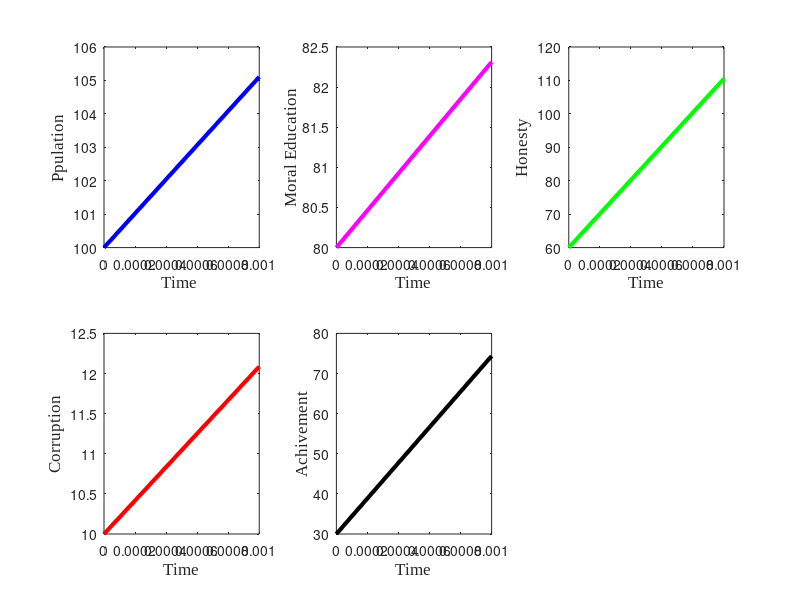

Reproduce this figure in MATLAB.
clear all
clc
 
%parameters
% 
% a=.09602;
%  b=.01691;
% p=.00729;


a=30;
% k=10000;
b=25;

gamma=4;
lamda=3;
mu1=4;
mu2=4;
ro1=6;
ro2=4;

 
%Functions and Analysis
% Pdot=a*y(1)-b*y(2);
% Mdot=b*y(2)-gamma*y(3)-lamda*y(4);
% Hdot=gamma*y(3)-mu1*y(4)*y(3)+ mu2*y(4)*y(3);
% Cdot=lamda*y(4)+mu1*y(4)*y(3)-mu2*y(4)*y(3);
% Adot=Hdot-Cdot;


%~~~~~~~~~~~~~~~~~~~~~~~~~~~~~~~~~~~~~~~~~~~~~~~~~~~~~~~~~~~~~~~~~~~~~~~
% Model
%~~~~~~~~~~~~~~~~~~~~~~~~~~~~~~~~~~~~~~~~~~~~~~~~~~~~~~~~~~~~~~~~~~~~~~~


% F=@(t,y)[a*y(1)-b*y(1)*y(2);b*y(1)*y(2)-p*y(2)*y(3);p*y(2)*y(3)];   *(1-(y(1)/k))

F=@(t,y)[a*y(1)+b*y(2);...
    b*y(2)+gamma*y(3)-lamda*y(4);...
    (gamma*y(3)+mu1*y(4)*y(3)+ro1*y(3)*y(5))*2- mu2*y(4)*y(3);...
    lamda*y(4)-mu1*y(4)*y(3)+ro2*y(4)*y(5)+ mu2*y(4)*y(3);...
    (ro1*y(3)*y(5))*2-ro2*y(4)*y(5)];
%     gamma*y(3)-mu1*y(4)*y(3)+ mu2*y(4)*y(3)-lamda*y(4)+mu1*y(4)*y(3)-mu2*y(4)*y(3)];

tspan = [0:.001:1];
initials = [100 80 60 10 30];
[tspan, yval] = ode45(F, tspan, initials);

%ploting
 
figure(1)
subplot(2,3,1)
plot(tspan,yval(:,1),' b','LineWidth',3)
xlabel('Time ','FontName', 'Times New Roman', 'fontsize', 12)
ylabel('Ppulation', 'FontName', 'Times New Roman', 'fontsize', 12)
% title('Integrity', 'FontName', 'Times New Roman', 'fontsize', 12)
subplot(2,3,2)
% figure(2)
plot(tspan,yval(:,2),'m','LineWidth',3)
xlabel('Time','FontName', 'Times New Roman', 'fontsize', 12)
ylabel('Moral Education', 'FontName', 'Times New Roman', 'fontsize', 12)
% title('With absorber', 'FontName', 'Times New Roman', 'fontsize', 12)
% subplot(1,3,3)
% plot(tspan,yval(:,3),'b','LineWidth',3)
% xlabel('Time','FontName', 'Times New Roman', 'fontsize', 12)
% ylabel('Honesty', 'FontName', 'Times New Roman', 'fontsize', 12)
% title('With absorber', 'FontName', 'Times New Roman', 'fontsize', 12)

% figure(2)
subplot(2,3,3)
plot(tspan,yval(:,3),'g','LineWidth',3)
xlabel('Time','FontName', 'Times New Roman', 'fontsize', 12)
ylabel('Honesty', 'FontName', 'Times New Roman', 'fontsize', 12)
subplot(2,3,4)
% figure(4)
plot(tspan,yval(:,4),'r','LineWidth',3)
xlabel('Time','FontName', 'Times New Roman', 'fontsize', 12)
ylabel('Corruption', 'FontName', 'Times New Roman', 'fontsize', 12)
% title('Energy production', 'FontName', 'Times New Roman', 'fontsize', 12)
% subplot(1,2,2)
% plot(tspan,yval(:,5),'g','LineWidth',3)
% xlabel('Time','FontName', 'Times New Roman', 'fontsize', 12)
% ylabel('Internal Energy', 'FontName', 'Times New Roman', 'fontsize', 12)
% title('Internal energy', 'FontName', 'Times New Roman', 'fontsize', 12)
% figure(5)
subplot(2,3,5)
plot(tspan,yval(:,5),'k','LineWidth',3)
xlabel('Time','FontName', 'Times New Roman', 'fontsize', 12)
ylabel('Achivement', 'FontName', 'Times New Roman', 'fontsize', 12)
% figure(3)
% plot3(tspan,yval(:,2),yval(:,1),'c','LineWidth',3)
% grid on
% xlabel('Time (Hours)','FontName', 'Times New Roman', 'fontsize', 12)
% ylabel('Energy', 'FontName', 'Times New Roman', 'fontsize', 12)
% zlabel('Temprature','FontName', 'Times New Roman', 'fontsize', 12)



